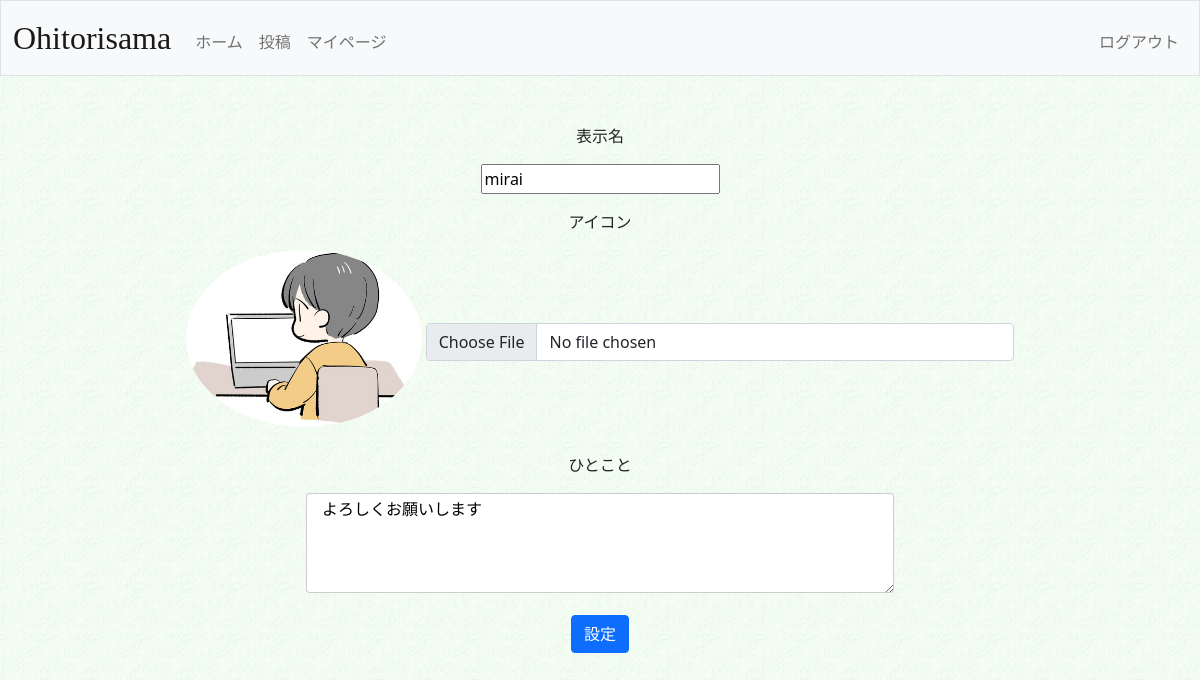
The app's page /set (signed in), older data.
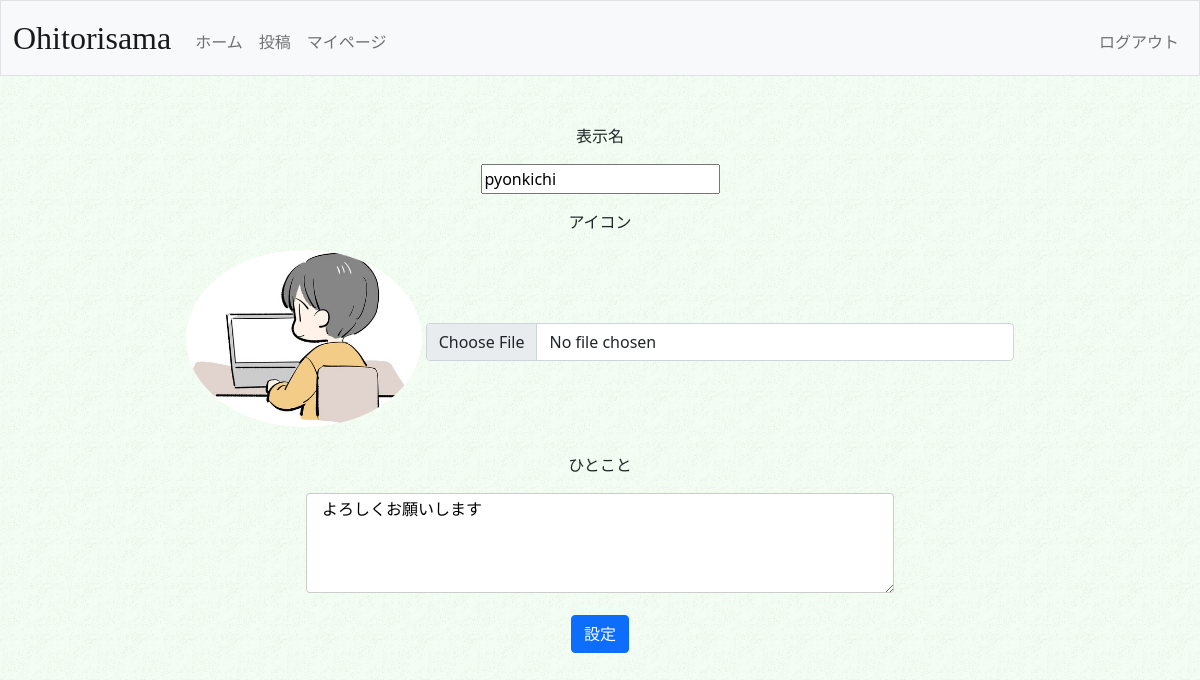
The same page, newer data.
### tables this page shows
CREATE TABLE 'users'(
'id' INTEGER PRIMARY KEY DEFAULT 0,
'username' TEXT NOT NULL,
'hash' TEXT NOT NULL,
'display_name' TEXT DEFAULT 'unknown',
'icon' TEXT,
'comment' TEXT DEFAULT 'よろしくお願いします',
'created_at' TIMESTAMP DEFAULT(datetime('now','localtime'))
);

### app.py (the view)
@app.route("/set", methods=["GET", "POST"])
def set():
    if request.method == "POST":
        userid = session["user_id"]
        nickname = request.form.get("nickname")
        comment = request.form.get("comment")
        con = sqlite3.connect("./ohitori.db")
        db = con.cursor()
        users = db.execute("SELECT icon FROM users WHERE id = ?",(userid,)).fetchone()
        if users[0] == None:
            filepath=None
        else:
            filepath=db.execute("SELECT icon FROM users WHERE id = ?",(userid,)).fetchall()[0][0]
        img = request.files['imgfile']
        if img:
            filepath = datetime.now().strftime("%Y%m%d_%H%M%S_") \
            + werkzeug.utils.secure_filename(img.filename)
            img.save(os.path.join(app.config['UPLOAD_FOLDER'] + '/iconimg', filepath))
        db.execute("UPDATE users SET display_name=?, icon=?, comment=? WHERE id=?",(nickname,filepath,comment,userid,))
        con.commit()
        con.close()
        return redirect("/mypage")
    else:
        userid = session["user_id"]
        con = sqlite3.connect("./ohitori.db")
        db = con.cursor()
        users = db.execute("SELECT display_name,icon,comment FROM users WHERE id = (?)", (userid,)).fetchall()
        return render_template("set.html",users=users)

### app.py (called while the page is built)
@app.after_request
def after_request(response):
    response.headers["Cache-Control"] = "no-cache, no-store, must-revalidate"
    response.headers["Expires"] = 0
    response.headers["Pragma"] = "no-cache"
    return response

### templates/set.html (shortened to what this page needs)
{% extends "layout.html" %}
{% block main %}
    <form action="/set" method="post" enctype="multipart/form-data">
        {% for user in users %}
            <div class="mb-3">
                <p>表示名</p>
                <input name="nickname" type="text" value="{{ user[0] }}">
            </div>
            <p>アイコン</p>
            <div class="mb-3">
                {% if user[1] != None %}
                    <img src="../upload/iconimg/{{ user[1] }}" width="20%" class="icon">
                    {% else %}
                    <img src="../upload/iconimg/icon-default.png" width="20%" class="icon">
                {% endif %}
                <input class="form-control" type="file" name="imgfile" accept=".jpg,.gif,.png,image/gif,image/jpeg,image/png" style="width:50%; display:revert">
            </div>
            <div class="mb-3">
                <p>ひとこと</p>
                <textarea name="comment" type="text" class="comment" >{{ user[2] }}</textarea>
            </div>
        {% endfor %}
        <button class="btn btn-primary" type="submit">設定</button>
    </form>
{% endblock %}

Row changes from the older to the newer data that the page shows:
changed users "よろしくお願いします": nickname "mirai" → "pyonkichi"
